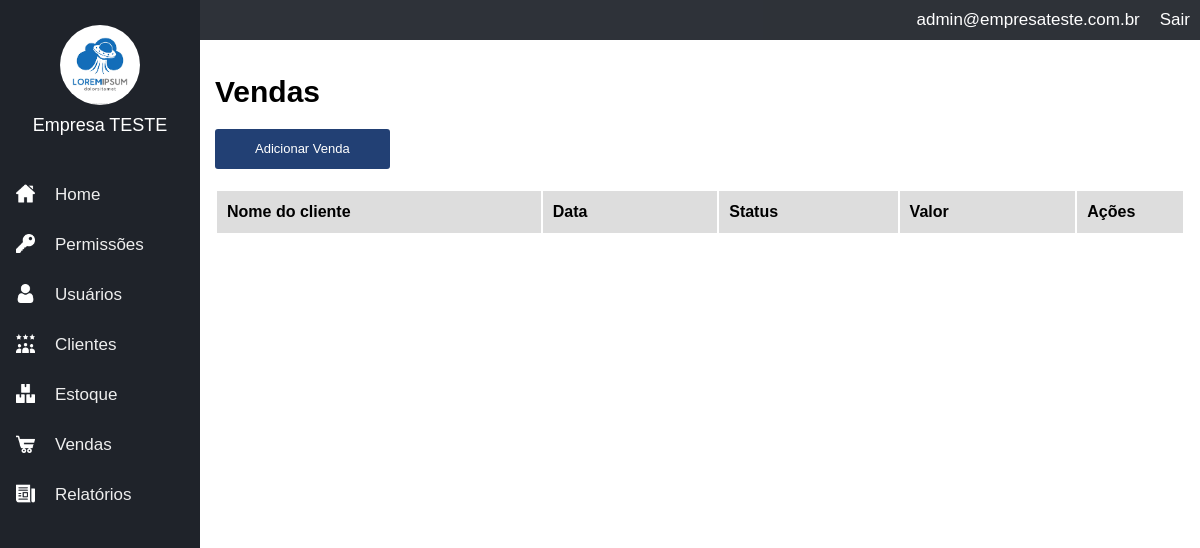
The app's page /sales (signed in), older data.
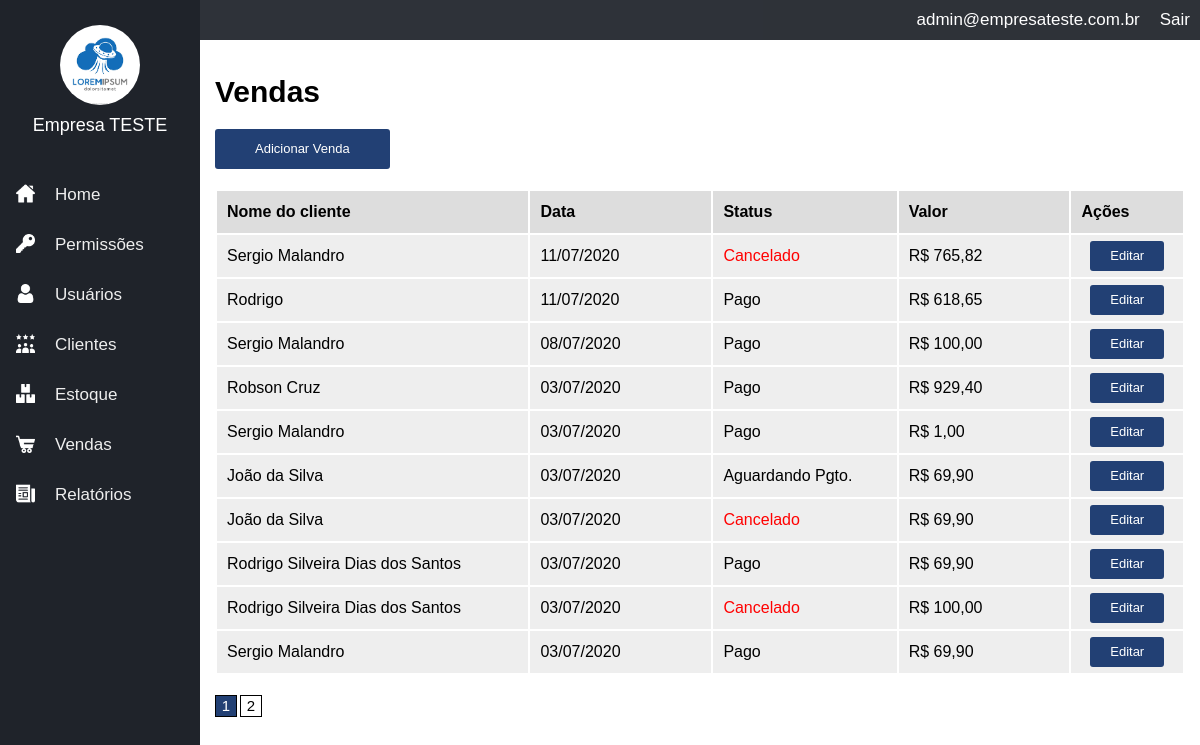
The same page, newer data.
### tables this page shows
CREATE TABLE IF NOT EXISTS `sales` (
  `id` int(11) NOT NULL AUTO_INCREMENT,
  `id_company` int(11) NOT NULL,
  `id_client` int(11) NOT NULL,
  `id_user` int(11) NOT NULL,
  `date_sale` datetime NOT NULL,
  `total_price` float NOT NULL,
  `status` tinyint(1) NOT NULL,
  PRIMARY KEY (`id`)
);

CREATE TABLE IF NOT EXISTS `clients` (
  `id` int(11) NOT NULL AUTO_INCREMENT,
  `id_company` int(11) NOT NULL,
  `name` varchar(100) NOT NULL,
  `email` varchar(100) DEFAULT NULL,
  `phone` varchar(50) DEFAULT NULL,
  `address` varchar(100) DEFAULT NULL,
  `address_neighb` varchar(100) DEFAULT NULL,
  `address_city` varchar(50) DEFAULT NULL,
  `address_state` varchar(50) DEFAULT NULL,
  `address_country` varchar(50) DEFAULT NULL,
  `address_zipcode` varchar(50) DEFAULT NULL,
  `stars` int(11) DEFAULT 3,
  `internal_obs` text DEFAULT NULL,
  `address_number` varchar(50) DEFAULT NULL,
  `address2` varchar(100) DEFAULT NULL,
  PRIMARY KEY (`id`)
);

### config.php (called while the page is built, shortened)
<?php
$config= array();
if (ENVIRONMENT=="development"){
    $config['dbname']='contaazul';
    $config['host']='localhost';
    $config['dbuser']='root';
    $config['dbpass']='';
} else{
}

### models/Users.php (called while the page is built, shortened)
<?php
class Users extends model {
    private $userInfo;
    private $permissions;
    public function setLoggedUser() {
        if(isset($_SESSION['ccUser']) && !empty($_SESSION['ccUser'])) {
            $id = $_SESSION['ccUser'];
            $sql = $this->db->prepare("SELECT * FROM users WHERE id = :id");
            $sql->bindValue(':id', $id);
            $sql->execute();
            if($sql->rowCount() > 0) {
                $this->userInfo = $sql->fetch();
                $this->permissions = new Permissions();
                $this->permissions->setGroup($this->userInfo['id_group'], $this->userInfo['id_company']);
            }
        }
    }
    public function hasPermission($name) {
        return $this->permissions->hasPermission($name);
    }
    public function getCompany() {
        if(isset($this->userInfo['id_company'])) {
            return $this->userInfo['id_company'];
        } else {
            return 0;
        }
    }
    public function getEmail() {
        if(isset($this->userInfo['email'])) {
            return $this->userInfo['email'];
        } else {
            return '';
        }
    }
}

### models/Permissions.php (called while the page is built, shortened)
<?php
class Permissions extends model {
    private $permissions;
    public function setGroup($id, $id_company) {
        $this->permissions = array();
        $sql = $this->db->prepare("SELECT params FROM permission_groups WHERE id = :id AND id_company = :id_company");
        $sql->bindValue(':id', $id);
        $sql->bindValue(':id_company', $id_company);
        $sql->execute();
        if($sql->rowCount() > 0) {
            $row = $sql->fetch();
            $params = $row['params'];
            $sql = $this->db->prepare("SELECT name FROM permission_params WHERE id IN ($params) AND id_company = :id_company");
            $sql->bindValue(':id_company', $id_company);
            $sql->execute();
            if($sql->rowCount() > 0) {
                foreach($sql->fetchAll() as $item) {
                    $this->permissions[] = $item['name'];
                }
            }
        }
    }
    public function hasPermission($name) {
        if(in_array($name, $this->permissions)) {
            return true;
        } else {
            return false;
        }
    }
}

### core/controller.php (called while the page is built, shortened)
<?php
class controller {
    public function loadTemplate($viewName, $viewData = array()){
        include 'views/template.php';
    }
    public function loadViewInTemplate($viewName, $viewData = array()){
        extract($viewData);
        include 'views/'.$viewName.'.php';
    }
}

### core/core.php (called while the page is built, shortened)
<?php
class Core {
    public function run(){
        $url= explode("index.php",$_SERVER['PHP_SELF']);
        $url= end($url);
        $params=array();
        if(!empty($url)){
            $url=explode('/',$url);
            array_shift($url);
            array_shift($url);
            if(isset($url[0])){
                $currentAction=$url[0];
                array_shift($url);
            }else{
                $currentAction='index';
            }
        }else{
            $currentController='homeController';
            $currentAction='index';
        }
        require_once 'core/controller.php';
        $c= new $currentController();
        call_user_func_array(array($c,$currentAction),$params);
    }
   }

### index.php (called while the page is built, shortened)
<?php
require'config.php';
$core= new Core();
$core->run();
?>

### core/model.php (called while the page is built, shortened)
<?php
class model {
    public function __construct(){
        global $config;
        $this->db=new PDO("mysql:dbname=".$config['dbname'].';host='.$config['host'],$config['dbuser'],$config['dbpass']);
    }
}

### models/Sales.php (called while the page is built, shortened)
<?php
class Sales extends model {
    public function getList($offset, $id_company) {
        $data = array();
        $sql = $this->db->prepare("
            SELECT
                sales.id,
                sales.date_sale,
                sales.total_price,
                sales.status,
                clients.name
            FROM sales
            LEFT JOIN
                clients ON clients.id = sales.id_client AND
                clients.id_company = sales.id_company
            WHERE
                sales.id_company = :id_company
            ORDER BY sales.date_sale DESC
            LIMIT $offset, 10");
        $sql->bindValue(":id_company", $id_company);
        $sql->execute();
        if($sql->rowCount() > 0) {
            $data = $sql->fetchAll();
        }
        return $data;
    }
}

### models/Companies.php (called while the page is built, shortened)
<?php
class Companies extends model {
    private $companyInfo;
    public function __construct($id) {
        $sql = $this->db->prepare("SELECT * FROM companies WHERE id = :id");
        $sql->bindValue(':id', $id);
        $sql->execute();
        if($sql->rowCount() > 0) {
            $this->companyInfo = $sql->fetch();
        }
    }
    public function getName() {
        if(isset($this->companyInfo['name'])){
            return $this->companyInfo['name'];
        } else {
            return '';
        }
    }
}

### controllers/permissionsController.php (called while the page is built, shortened)
<?php
class permissionsController extends controller {
    public function disableMenu() {
        $data = array();
        $u = new Users();
        $u->setLoggedUser();
        $p = new Permissions();
        $permissions = $p->getList($u->getCompany());
        foreach ($permissions as $permission) {
            if($u->hasPermission($permission['name'])) {
                $data[$permission['name']] = 'enabled';
            } else {
                $data[$permission['name']] = 'disabled';
            }
        }
        return $data;
    }
}

### views/sales.php (the view, shortened to what this page needs)
<h1>Vendas</h1>
<div class="button"><a href="<?php echo BASE_URL; ?>/sales/add" class="button">Adicionar Venda</a></div>
<table border="0" width="100%">
    <tr>
        <th width="400">Nome do cliente</th>
        <th width="200">Data</th>
        <th width="200">Status</th>
        <th width="200">Valor</th>
        <th width="100">Ações</th>
    </tr>
    <?php foreach($sales_list as $sale_item): ?>
    <tr>
        <td><?php echo $sale_item['name']; ?></td>
        <td><?php echo date('d/m/Y', strtotime($sale_item['date_sale'])); ?></td>
        <td><?php
            if($sale_item['status']=='2'){
                echo '<span style="color:red">'.$statuses[$sale_item['status']].'</span>';
            } else {
                echo $statuses[$sale_item['status']];
            }
            ?></td>
        <td>R$ <?php echo number_format($sale_item['total_price'], 2, ',', '.'); ?></td>
        <td style="text-align:center">
            <a class="button button_small" href="<?php echo BASE_URL; ?>/sales/edit/<?php echo $sale_item['id']; ?>">Editar</a>
        </td>
    </tr>
    <?php endforeach; ?>
</table>
<div class="pagination">
    <?php for($q=1;$q<=$p_count;$q++): ?>
        <a class="pag_item <?php echo ($q==$p)?'pag_ativo':''; ?>" href="<?php echo BASE_URL; ?>/sales?p=<?php echo $q; ?>"><?php echo $q; ?></a>
    <?php endfor; ?>
</div>

### controllers/salesController.php (shortened to what this page needs)
<?php
class salesController extends controller {
    public function index() {
        $data = array();
        $u = new Users();
        $u->setLoggedUser();
        $company = new Companies($u->getCompany());
        $data['company_name'] = $company->getName();
        $data['user_email'] = $u->getEmail();
        $data['statuses'] = array(
            '0' => 'Aguardando Pgto.',
            '1' => 'Pago',
            '2' => 'Cancelado'
        );
        if ($u->hasPermission('sales_view')) {
            $s = new Sales();
            $offset = 0;$data['p'] = 1;
            $offset = ( 10 * ($data['p']-1) );
            $data['sales_list'] = $s->getList($offset, $u->getCompany());
            $data['sales_count'] = $s->getCount($u->getCompany());
            $data['p_count'] = ceil( $data['sales_count'] /10 );
            $pcontrol = new permissionsController();
            $data['menu'] = $pcontrol->disableMenu();
            $this->loadTemplate('sales', $data);
        } else {
            header("Location: " . BASE_URL);
        }
    }
}

### views/template.php (shortened to what this page needs)
<html>
    <head>
        <link href="<?php echo BASE_URL; ?>/assets/css/template.css" rel="stylesheet"/>
    </head>
    <body>
        <div class="leftmenu">
            <div class="logo_company">
                <img src="<?php echo BASE_URL; ?>/assets/images/logo.png">
            </div>
            <div class="company_name">
                <?php echo $viewData['company_name']; ?>
            </div>
            <div class="menuarea">
                <ul>
                    <li><a href="<?php echo BASE_URL; ?>">Home</a></li>
                    <li><a href="<?php echo BASE_URL; ?>/permissions" data-menu="<?php echo $viewData['menu']['permissions_view']; ?>">Permissões</a></li>
                    <li ><a href="<?php echo BASE_URL; ?>/users" data-menu="<?php echo $viewData['menu']['users_view']; ?>">Usuários</a></li>
                    <li ><a href="<?php echo BASE_URL; ?>/clients" data-menu="<?php echo $viewData['menu']['clients_view']; ?>">Clientes</a></li>
                    <li ><a href="<?php echo BASE_URL; ?>/inventory" data-menu="<?php echo $viewData['menu']['inventory_view']; ?>">Estoque</a></li>
                    <li ><a href="<?php echo BASE_URL; ?>/sales" data-menu="<?php echo $viewData['menu']['sales_view']; ?>">Vendas</a></li>
                    <li ><a href="<?php echo BASE_URL; ?>/report" data-menu="<?php echo $viewData['menu']['report_view']; ?>">Relatórios</a></li>
                </ul>
            </div>
        </div>
        <div class="container">
            <div class="top">
                <div class="top_right"><a href="<?php echo BASE_URL.'/login/logout'; ?>">Sair</a></div>
                <div class="top_right"><?php echo $viewData['user_email']; ?></div>
            </div>
            <div class="area">
                <?php $this->loadViewInTemplate($viewName, $viewData); ?>
            </div>
        </div>
    </body>
</html>

### assets/css/template.css (style rules this page uses)
body { margin:0; padding:0; font-size:15px; font-family:Arial; }
.leftmenu { width:200px; height:100%; background-color:#1f232a; position:fixed; left:0; top:0; bottom:0; }
.logo_company { height:100px; color:#FFF; text-align:center; padding-top:10px; }
.logo_company img { margin-top:15px; width:80px; height:80px; border-radius:50px; }
.company_name { height:50px; line-height:30px; font-size:18px; color:#FFF; text-align:center; padding-bottom:10px; }
.container { padding-left:200px; }
.top { height:40px; background-color:#1f232a; color:#FFF; font-size:17px; opacity:0.93; }
.top_right { float:right; height:40px; line-height:40px; padding-left:10px; padding-right:10px; }
.top_right a { color:#FFF; text-decoration:none; }
.menuarea { color:#FFF; }
.menuarea ul { margin:0; padding:0; list-style:none; }
.menuarea li { height:50px; line-height:50px; font-size:17px; padding-left:55px; background-size:19px 19px; background-repeat: no-repeat; background-position:16px 14px; transition:all ease 0.1s; }
.menuarea li a { color:#EEE; text-decoration:none; display:block; }
.menuarea li:nth-child(1) { background-image:url('../images/home.png'); }
.menuarea li:nth-child(2) { background-image:url('../images/key.png'); }
.menuarea li:nth-child(3) { background-image:url('../images/user.png'); }
.menuarea li:nth-child(4) { background-image:url('../images/stars.png'); }
.menuarea li:nth-child(5) { background-image:url('../images/inventory.png'); }
.menuarea li:nth-child(6) { background-image:url('../images/sales.png'); }
.menuarea li:nth-child(7) { background-image:url('../images/report.png'); }
.area { padding:15px; }
input[type=submit], button, .button { border:0px; background-color:#224074; color:#FFF; height:40px; line-height:40px; border-radius:3px; padding-left:20px; padding-right:20px; cursor:pointer; font-size:13px; display: inline-block; }
.button_small { height:30px; line-height:30px; text-decoration:none; }
.button a { color:#FFF; text-decoration:none; }
table { margin-top:20px; }
table th { height:40px; line-height:40px; background-color:#DDD; text-align:left; padding-left:10px; padding-right:10px; }
table td { height:40px; line-height:40px; background-color:#EEE; text-align:left; padding-left:10px; padding-right:10px; }
.pagination { margin-top:20px; margin-bottom:20px; }
.pag_item { width:20px; height:20px; float:left; border:1px solid #000; margin-right: 3px; text-align: center; line-height: 20px; color:#000; text-decoration: none; }
.pag_ativo { background-color:#224074; color:#FFF; }

Row changes from the older to the newer data that the page shows:
added sales: id_client.name "Sergio Malandro", date_sale "11/07/2020", status "Cancelado", total_price "765,82"
added sales: id_client.name "Rodrigo", date_sale "11/07/2020", status "Pago", total_price "618,65"
added sales: id_client.name "Sergio Malandro", date_sale "08/07/2020", status "Pago", total_price "100,00"
added sales: id_client.name "Robson Cruz", date_sale "03/07/2020", status "Pago", total_price "929,40"
added sales: id_client.name "Sergio Malandro", date_sale "03/07/2020", status "Pago", total_price "1,00"
added sales: id_client.name "João da Silva", date_sale "03/07/2020", status "Aguardando Pgto.", total_price "69,90"
added sales: id_client.name "João da Silva", date_sale "03/07/2020", status "Cancelado", total_price "69,90"
added sales: id_client.name "Rodrigo Silveira Dias dos Santos", date_sale "03/07/2020", status "Pago", total_price "69,90"
added sales: id_client.name "Rodrigo Silveira Dias dos Santos", date_sale "03/07/2020", status "Cancelado", total_price "100,00"
added sales: id_client.name "Sergio Malandro", date_sale "03/07/2020", status "Pago", total_price "69,90"
Text that changed along with them:
new list line: "1"
new list line: "2"
